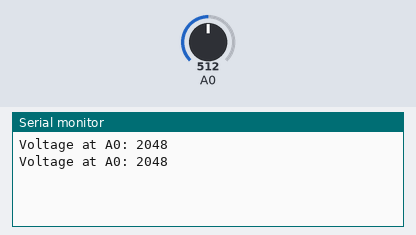
Bench run of a sketch on a simulated Arduino Zero (SAMD21). Parts: the last lines printed to the serial monitor. The inputs (shaded band) are chosen by the test bench; at power-on: A0 = 512 (analog values on the 0–1023 scale).

Above: at 1.8 s.
1.9 s: A0 set to 716
At 2.7 s:
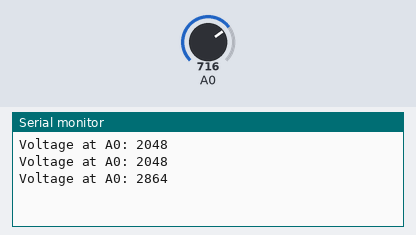
3.4 s: A0 set to 900
At 4.8 s:
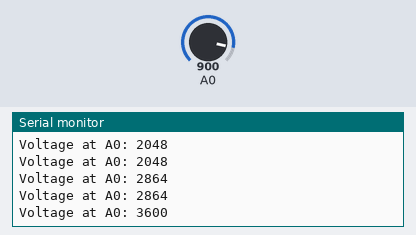
Timing chart, 0 to 6.4 s (numbered marks = the images above; inputs shaded):
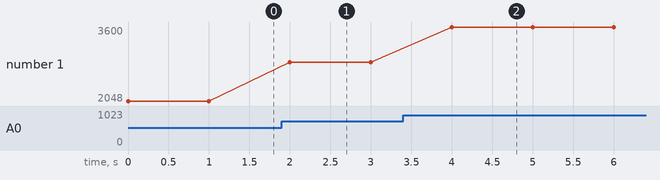

The sketch:

analogReadToSerial.ino
```cpp
// analogReadToSerial.ino
// Read ADC to Serial monitor

//used for ascii - integer conversions
const int ASCII_ZERO = 48;

//number of bits (resolution)
int bits = 12;

void setup() {

	Serial.begin(9600);

	//set serial listen timeout to 10 ms
	// Serial.setTimeout(10);
	// analogWriteResolution(12);
	analogReadResolution(bits);
}

void loop() {
	Serial.print("Voltage at A0: ");
	Serial.println(analogRead(A0));
	delay(1000);
}


int asciiToInt (int asciiChar){
	return asciiChar - ASCII_ZERO;
}
```

Measured:
- after the input at 1.9 s, the serial monitor: prints a new line after 0.10 s (image 1)
- after the input at 3.4 s, the serial monitor: prints a new line after 0.60 s (image 2)
- plotted number 1: 2048 → 2864 after the input at 1.9 s, 2864 → 3600 after the input at 3.4 s
